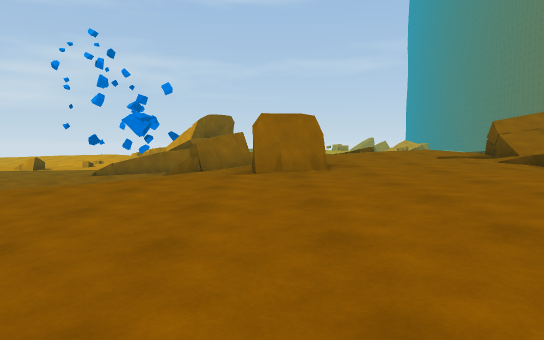
View 1 (above)

22 first-person views from a walk through a 3-D level made in the Unity game engine. The camera is 1.2 m above the floor, tilts 4° down and sees 75° across. The floor is counted in squares, 2 m on a side. Each view is taken from the middle of a square. On the plan, view 1 faces up. The plan holds only what a view shows up to about 10 squares ahead; the rest is blank. The place goes on beyond the plan.

View 2
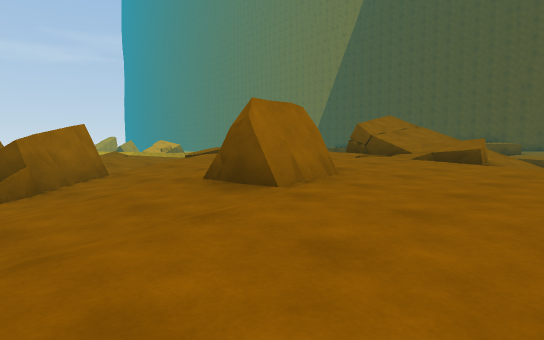

View 3
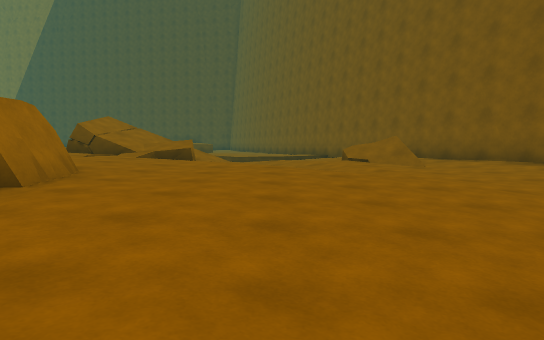

View 4
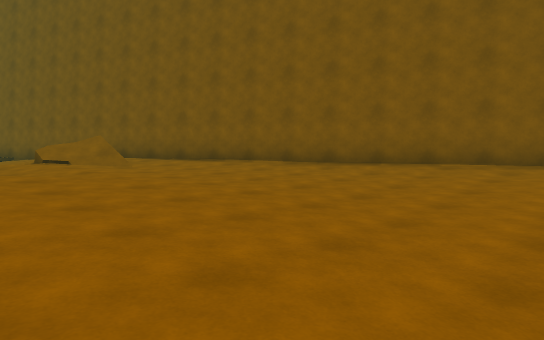

View 5
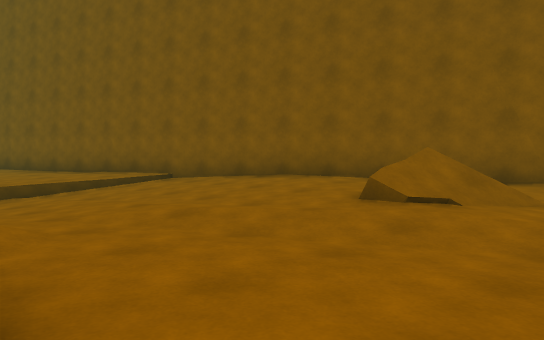

View 6
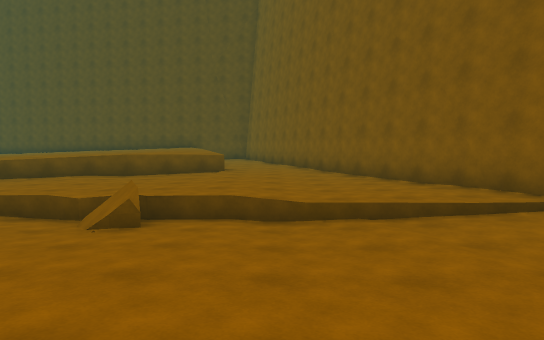

View 7
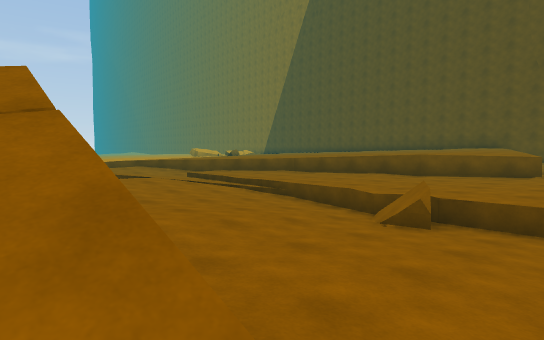

View 8
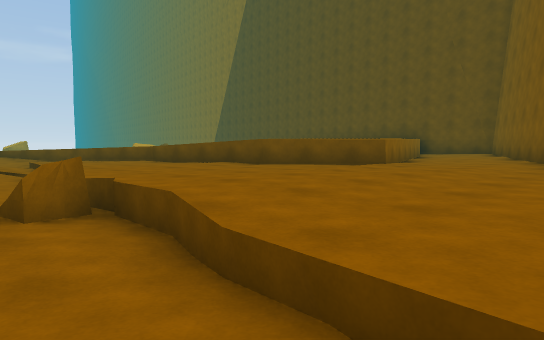

View 9
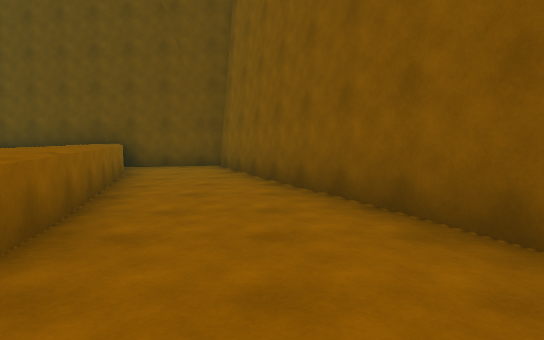

View 10
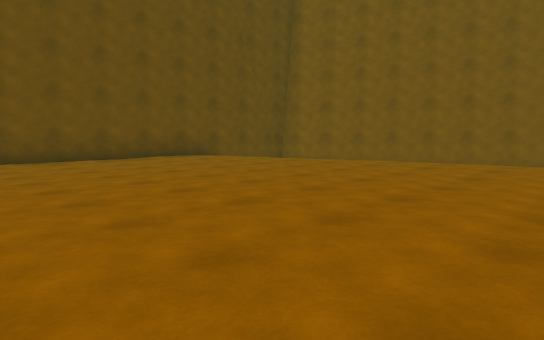

View 11
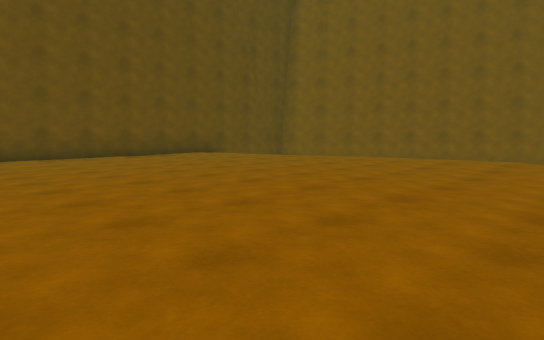

View 12
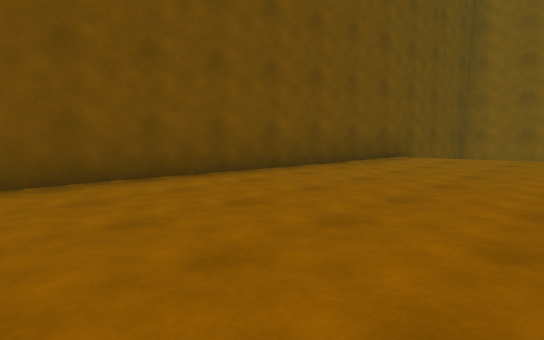

View 13
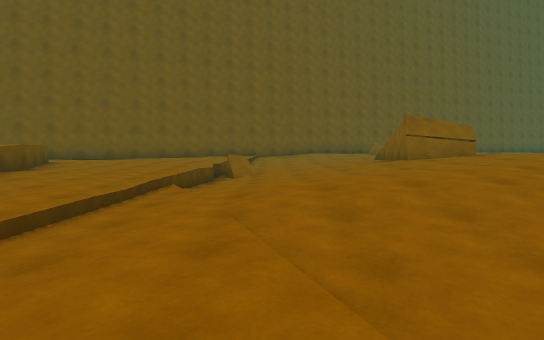

View 14
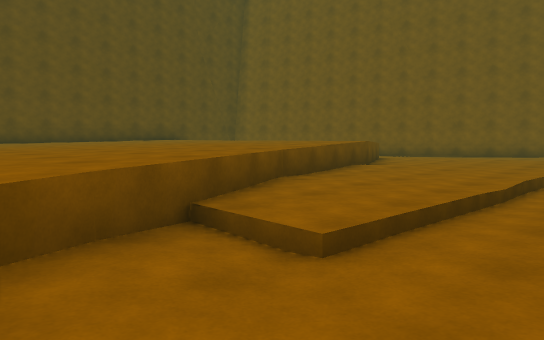

View 15
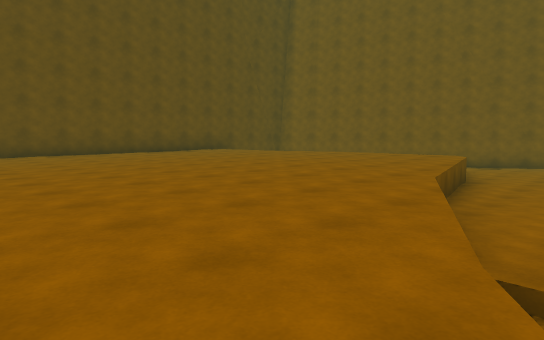

View 16
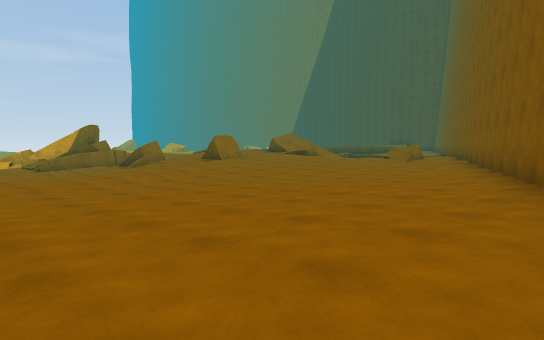

View 17
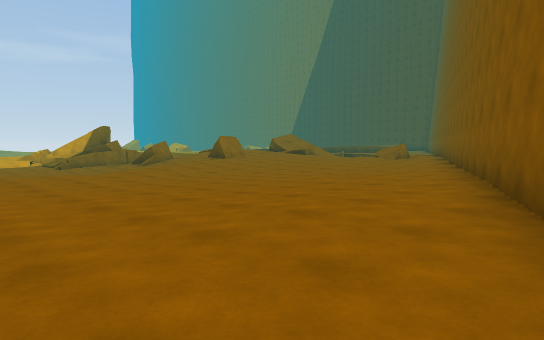

View 18
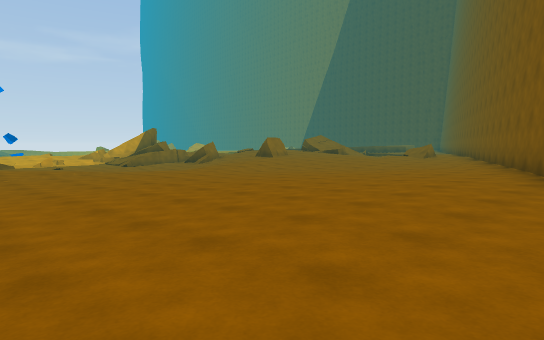

View 19
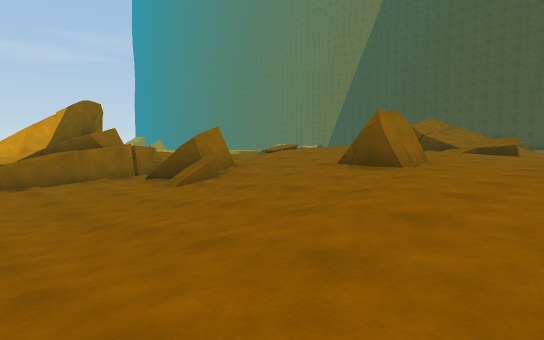

View 20
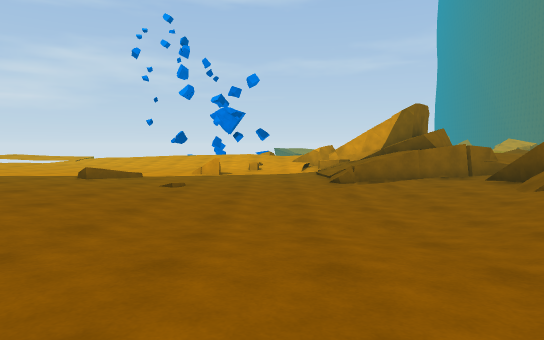

View 21
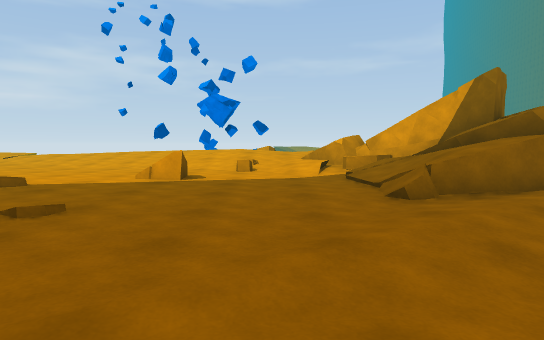

View 22
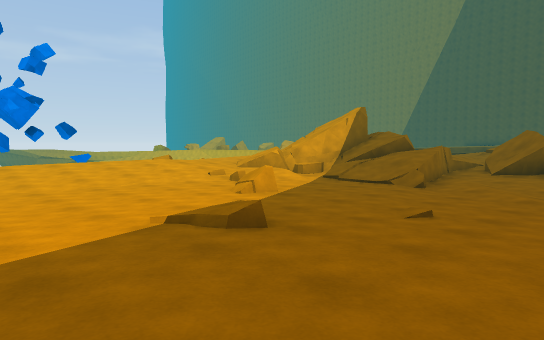

### Floor plan
Key: @ floor where view 1 was taken; # wall or solid block; . main floor; : floor 0.25 m higher than the main floor; - floor 0.25 m lower than the main floor; + floor 0.5 m higher than the main floor; _ floor 0.5 m lower than the main floor; * floor 0.75 m higher than the main floor; < floor 0.75 m lower than the main floor; % floor 1 m higher than the main floor; ( floor 1 m lower than the main floor; & floor 1.25 m higher than the main floor; / step, stairs or slope; = window, fence, low wall or low ledge.
Columns run from 13 left of view 1 to 26 right of it. Each row starts with its distance up from view 1.
 18  ////                     +++++
 17 ////////               --//+++++*******
 16 <////////             /./__+++*********#
 15 <<<<<////###         ///-_-/*********%%#
 14  <<<<<</=/##        //////--*******%%%%#
 13 <<<</=((//==:::     ///.//--/***%%%%%%%#
 12 <<<<<<<(////////   /+/////--=*%%%%%%%%##
 11 __/<<<<(=/</ / /  +///////../%%%%%%%%&#
 10 ___<<<((<(</////  ////////...%%%%%%&&&#
  9 ___<<<(/((/#////+*+/////<....%%%%&&&&/#
  8 -___<<(((///////++#=////<....=%&&&/#..#
  7    _<<(((//////+++/////_=.....%/=....:#
  6    _////////.#/::///////<............##
  5   --/_//////...:::=//////.........####
  4  ///___/---.....:...---_/.......###
  3  -______--/--.....././-_/....####
  2  __________---...//..////..###
  1  ___--______--.../////...###
  0  _----______-@--.//:::####
 -1  --------___---../::###
 -2  ---------/----/.####
 -3 -----------/-//###
 -4 ---........//###
 -5 ..........####
 -6 ........###
 -7 ...... ##

Positions as (right, up) in squares from view 1, and headings:
1: (0, 0), facing up
2: (-3, 3), facing up-right
3: (-4, 3), facing right
4: (-4, 3), facing down-right
5: (3, 5), facing down-right
6: (6, 5), facing right
7: (6, 5), facing up-right
8: (10, 3), facing up-right
9: (15, 5), facing right
10: (16, 15), facing down-right
11: (15, 16), facing down-right
12: (21, 17), facing down-right
13: (10, 17), facing down
14: (11, 17), facing down-right
15: (13, 18), facing down-right
16: (-9, -6), facing up-right
17: (-10, -7), facing up-right
18: (-13, -7), facing up-right
19: (-6, 3), facing up-right
20: (-7, 3), facing up
21: (-7, 7), facing up
22: (-13, 8), facing up-right
